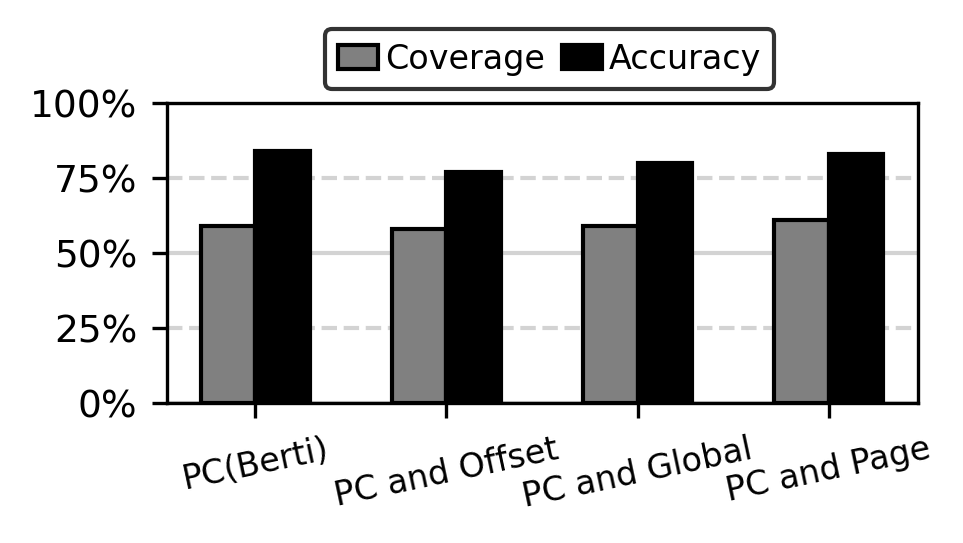

The Python source for this figure:
import matplotlib.pyplot as plt
import numpy as np
import pandas as pd
from matplotlib.ticker import FuncFormatter
import csv
import os
figure_res = 'analysis_py/motivation/'

figsize=(3.23, 1.3)
Bdata = [0.59,0.58,0.59,0.61]
Cdata = [0.84,0.77,0.8,0.83]
Xlabel = ['PC(Berti)', 'PC and Offset','PC and Global','PC and Page']
# 8.20 cm , 3.30 cm
fig, ax = plt.subplots(figsize=(3.23, 1.3),dpi=300)
bar_width = 1.0 / (2 + 1.5)
left_bar_pos1 = np.arange(len(Xlabel))
ax.bar(left_bar_pos1 + bar_width * 1.0, Bdata, edgecolor ="black",width= bar_width, label = 'Coverage',hatch="",facecolor="grey",zorder=2)
ax.bar(left_bar_pos1 + bar_width * 2.0, Cdata, edgecolor ="black",width= bar_width, label = 'Accuracy',hatch="",facecolor="black",zorder=2)
plt.xticks(left_bar_pos1 + bar_width * 1.5, Xlabel,fontsize=8,rotation=12,ha='center')#rotation=45,


plt.yticks([0,0.25,0.5,0.75,1.00], ['0%','25%','50%','75%','100%'], fontsize=9,ha='right')
ax_idx = 0
for item in [0,0.25,0.5,0.75,1.00]:
    if(ax_idx % 2 == 0):
        ax.axhline(float(item), color='lightgray', linestyle='-', linewidth=1,zorder=1)
    else:
        ax.axhline(float(item), color='lightgray', linestyle='--', linewidth=1,zorder=1)
    ax_idx += 1

for label in ax.get_yticklabels():
    label.set_fontsize(9)
# ax.set_xlabel('Two Events',fontsize=9,ha='center')
# ax.grid(which='major',axis='y')
ax.legend(loc='upper center', bbox_to_anchor=(0.51, 1.30), ncol=2,fontsize=8,
       handlelength=1.2,     # 控制图例句柄的长度
        handletextpad=0.2,  # 控制图例句柄和文本之间的间距
        columnspacing=0.5,
        edgecolor='black'   )
plt.savefig(os.path.join(figure_res,'2event.png'),dpi=300, format="png", bbox_inches='tight')
plt.savefig(os.path.join(figure_res,'2event.pdf'),dpi=300, format="pdf", bbox_inches='tight')

